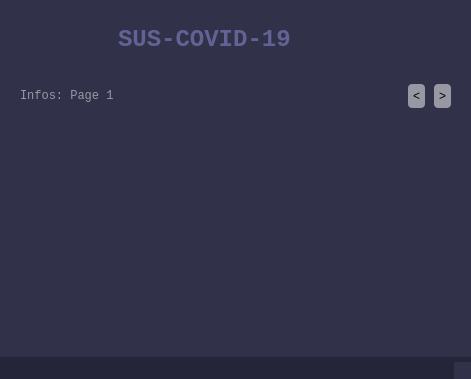
<?xml version="1.0" encoding="UTF-8"?>
<ui version="4.0">
 <class>MainWindow</class>
 <widget class="QMainWindow" name="MainWindow">
  <property name="geometry">
   <rect>
    <x>0</x>
    <y>0</y>
    <width>471</width>
    <height>379</height>
   </rect>
  </property>
  <property name="windowTitle">
   <string>MainWindow</string>
  </property>
  <property name="windowIcon">
   <iconset>
    <normaloff>../../img/hospital.png</normaloff>../../img/hospital.png</iconset>
  </property>
  <property name="styleSheet">
   <string notr="true">* {
background-color: rgb(49, 49, 74);
color: black;
border: none;
}

QLabel#label_sus {
color: rgb(98, 98, 148);
}

/* QSCROLL BAR VETICAL */
QScrollBar:vertical{
background-color: rgb(65, 65, 98);
margin: 15px 0 15px 0;
border: none;
width: 14px;
border-radius:0;
}

/* HANDEL */
QScrollBar::handle {
background-color: rgb(85, 85, 129);
min-height: 30px;
border-radius: 7px;
}

QScrollBar::handle:hover {
background-color: rgb(106, 106, 161);
}

/* SUB-LINE QSCROLLBAR VERTICAL */
QScrollBar::sub-line:vertical {
height: 15px;
border: none;
background-color: rgb(65, 65, 98);
border-top-left-radius: 7px;
border-top-right-radius: 7px;
subcontrol-position: top;
subcontrol-origin: margin;
}

QScrollBar::sub-line:hover {
background-color: rgb(31, 31, 47);
}

QScrollBar::sub-line:pressed {
background-color: rgb(72, 72, 109);
}

/* SUB-LINE QSCROLLBAR HORIZONTAL */
QScrollBar::sub-line:horizontal {
height: 15px;
border: none;
background-color: rgb(65, 65, 98);
border-radius: 7px;
subcontrol-position: left;
subcontrol-origin: margin;
}

/* ADD-LINE QSCROLLBAR VERTICAL  */
QScrollBar::add-line:vertical {
height: 15px;
border: none;
background-color: rgb(65, 65, 98);
border-bottom-left-radius: 7px;
border-bottom-right-radius: 7px;
subcontrol-position: bottom;
subcontrol-origin: margin;
}

QScrollBar::add-line:hover {
background-color: rgb(31, 31, 47);
}

QScrollBar::add-line:pressed {
background-color: rgb(72, 72, 109);
}

/* ADD-LINE QSCROLLBAR HORIZONTAL  */
QScrollBar::add-line:horizontal {
height: 15px;
border: none;
background-color: rgb(65, 65, 98);
border-radius: 7px;
subcontrol-position: right;
subcontrol-origin: margin;
}

QStatusBar {
background-color: rgb(37, 37, 57)
}</string>
  </property>
  <widget class="QWidget" name="centralwidget">
   <layout class="QVBoxLayout" name="layout_central_widget">
    <property name="spacing">
     <number>0</number>
    </property>
    <property name="leftMargin">
     <number>0</number>
    </property>
    <property name="topMargin">
     <number>0</number>
    </property>
    <property name="rightMargin">
     <number>0</number>
    </property>
    <property name="bottomMargin">
     <number>0</number>
    </property>
    <item>
     <layout class="QHBoxLayout" name="layout_v_sus">
      <property name="spacing">
       <number>9</number>
      </property>
      <property name="sizeConstraint">
       <enum>QLayout::SetDefaultConstraint</enum>
      </property>
      <property name="leftMargin">
       <number>9</number>
      </property>
      <property name="rightMargin">
       <number>9</number>
      </property>
      <item>
       <widget class="QLabel" name="label_img_sus">
        <property name="minimumSize">
         <size>
          <width>0</width>
          <height>0</height>
         </size>
        </property>
        <property name="maximumSize">
         <size>
          <width>100</width>
          <height>16777215</height>
         </size>
        </property>
        <property name="text">
         <string/>
        </property>
        <property name="pixmap">
         <pixmap>../../img/hospital.png</pixmap>
        </property>
        <property name="scaledContents">
         <bool>false</bool>
        </property>
       </widget>
      </item>
      <item>
       <widget class="QLabel" name="label_sus">
        <property name="minimumSize">
         <size>
          <width>0</width>
          <height>79</height>
         </size>
        </property>
        <property name="styleSheet">
         <string notr="true">font-family: monospace;
font-weight: bold;
font-size:  18pt;</string>
        </property>
        <property name="text">
         <string>SUS-COVID-19</string>
        </property>
       </widget>
      </item>
     </layout>
    </item>
    <item>
     <widget class="QFrame" name="frame_menu">
      <property name="maximumSize">
       <size>
        <width>16777215</width>
        <height>50</height>
       </size>
      </property>
      <property name="styleSheet">
       <string notr="true">QPushButton {
background-color: rgba(255, 255, 255, 0.5);
padding: 5px;
border-radius: 4px;
}

QPushButton:hover {
background-color: white;
}

QLabel {
color: rgba(255, 255, 255, 0.5);
font-family: monospace;
}</string>
      </property>
      <property name="frameShape">
       <enum>QFrame::StyledPanel</enum>
      </property>
      <property name="frameShadow">
       <enum>QFrame::Raised</enum>
      </property>
      <layout class="QHBoxLayout" name="layou_v_frame_menu">
       <property name="spacing">
        <number>9</number>
       </property>
       <property name="leftMargin">
        <number>20</number>
       </property>
       <property name="topMargin">
        <number>5</number>
       </property>
       <property name="rightMargin">
        <number>20</number>
       </property>
       <property name="bottomMargin">
        <number>5</number>
       </property>
       <item>
        <widget class="QLabel" name="label_info_page">
         <property name="text">
          <string>Infos: Page 1</string>
         </property>
        </widget>
       </item>
       <item>
        <spacer name="horizontalSpacer">
         <property name="orientation">
          <enum>Qt::Horizontal</enum>
         </property>
         <property name="sizeType">
          <enum>QSizePolicy::Expanding</enum>
         </property>
         <property name="sizeHint" stdset="0">
          <size>
           <width>40</width>
           <height>20</height>
          </size>
         </property>
        </spacer>
       </item>
       <item>
        <widget class="QPushButton" name="button_go_back">
         <property name="cursor">
          <cursorShape>PointingHandCursor</cursorShape>
         </property>
         <property name="text">
          <string>&lt;</string>
         </property>
        </widget>
       </item>
       <item>
        <widget class="QPushButton" name="button_next">
         <property name="cursor">
          <cursorShape>PointingHandCursor</cursorShape>
         </property>
         <property name="text">
          <string>&gt;</string>
         </property>
        </widget>
       </item>
      </layout>
     </widget>
    </item>
    <item>
     <widget class="QFrame" name="frame_infos">
      <property name="frameShape">
       <enum>QFrame::StyledPanel</enum>
      </property>
      <property name="frameShadow">
       <enum>QFrame::Raised</enum>
      </property>
      <layout class="QVBoxLayout" name="layout_h_frame_infos">
       <property name="spacing">
        <number>0</number>
       </property>
       <property name="leftMargin">
        <number>0</number>
       </property>
       <property name="topMargin">
        <number>0</number>
       </property>
       <property name="rightMargin">
        <number>0</number>
       </property>
       <property name="bottomMargin">
        <number>0</number>
       </property>
       <item>
        <widget class="QScrollArea" name="scroll_area">
         <property name="enabled">
          <bool>true</bool>
         </property>
         <property name="sizePolicy">
          <sizepolicy hsizetype="Expanding" vsizetype="Expanding">
           <horstretch>0</horstretch>
           <verstretch>0</verstretch>
          </sizepolicy>
         </property>
         <property name="maximumSize">
          <size>
           <width>16777215</width>
           <height>16777215</height>
          </size>
         </property>
         <property name="whatsThis">
          <string/>
         </property>
         <property name="styleSheet">
          <string notr="true"/>
         </property>
         <property name="frameShape">
          <enum>QFrame::NoFrame</enum>
         </property>
         <property name="verticalScrollBarPolicy">
          <enum>Qt::ScrollBarAsNeeded</enum>
         </property>
         <property name="horizontalScrollBarPolicy">
          <enum>Qt::ScrollBarAsNeeded</enum>
         </property>
         <property name="widgetResizable">
          <bool>true</bool>
         </property>
         <widget class="QWidget" name="scroll_area_widget_contents">
          <property name="geometry">
           <rect>
            <x>0</x>
            <y>0</y>
            <width>471</width>
            <height>239</height>
           </rect>
          </property>
          <property name="maximumSize">
           <size>
            <width>16777215</width>
            <height>16777215</height>
           </size>
          </property>
          <layout class="QGridLayout" name="layout_g_scroll_area_infos">
           <property name="topMargin">
            <number>0</number>
           </property>
           <property name="bottomMargin">
            <number>0</number>
           </property>
          </layout>
         </widget>
        </widget>
       </item>
      </layout>
     </widget>
    </item>
   </layout>
  </widget>
  <widget class="QStatusBar" name="statusBar">
   <property name="sizeGripEnabled">
    <bool>true</bool>
   </property>
  </widget>
  <action name="actionhelp">
   <property name="text">
    <string>help</string>
   </property>
  </action>
  <action name="actionadd">
   <property name="text">
    <string>add</string>
   </property>
  </action>
  <action name="actionOk">
   <property name="text">
    <string>Ok</string>
   </property>
  </action>
 </widget>
 <resources>
  <include location="../../img/img_resource.qrc"/>
 </resources>
 <connections/>
</ui>
